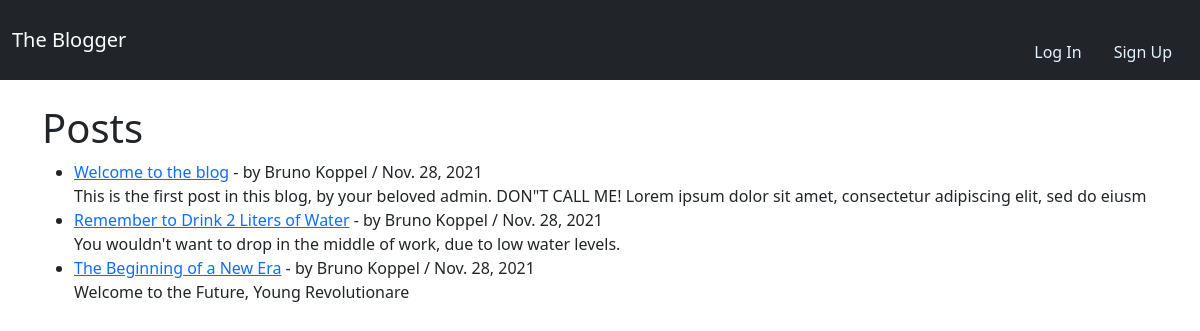
/, run on an earlier commit of the app's database.
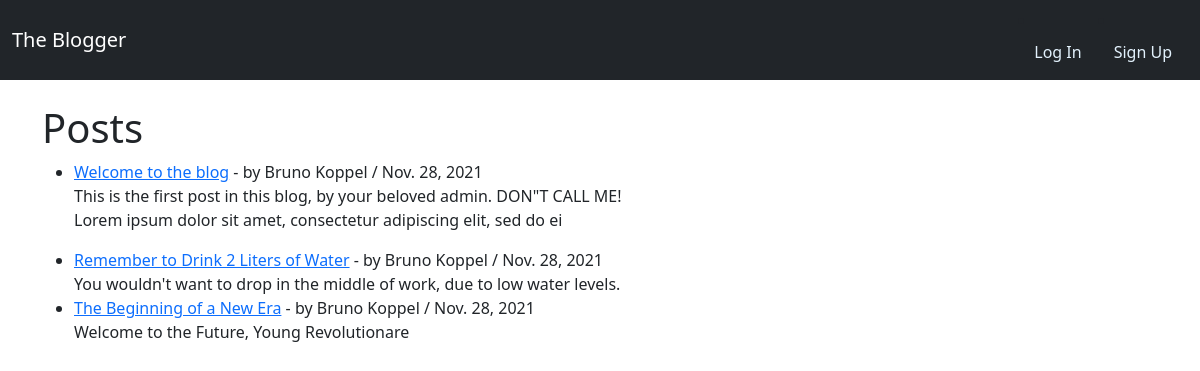
And on a later commit of the database.
### blogfeed/models.py (models this page shows, shortened)
class Post(models.Model):
  title = models.CharField(max_length=255)
  title_tag = models.CharField(max_length=255, default="the blogger")
  post_date = models.DateField(auto_now_add=True)
  author = models.ForeignKey(User, on_delete=models.CASCADE)
  body = models.TextField()
  date_added = models.DateTimeField(auto_now_add=True)
  category = models.CharField(max_length=255, default='uncategorized')

### blogfeed/views.py (the view)
# urls.py: path('', HomeView.as_view(), name="home"),
class HomeView(ListView):
  model = Post
  template_name = 'home.html'
  ordering=['-post_date']

### blogfeed/templates/home.html (shortened to what this page needs)
{% extends 'base.html' %}
{% block content %}
<h1>Posts</h1>
<ul>
{% for post in object_list %}
  <li>
    <a href="{% url 'post_details' post.pk %}">{{ post.title }}</a>
     - by {{ post.author.first_name }} {{ post.author.last_name }}  / {{ post.post_date }}
    <br/>
    {{ post.body | slice:":150" | safe }}
  </li>
{% endfor %}
</ul>
{% endblock %}

What changed in the data, as far as the page shows it:
changed Post "Welcome to the blog": body "This is the first post in this blog, by your beloved admin. DON\"T CALL ME! Lorem ipsum dolor sit amet, consectetur adipiscing elit, sed do eiusm" → "This is the first post in this blog, by your beloved admin. DON\"T CALL ME! Lorem ipsum dolor sit amet, consectetur adipiscing elit, sed do ei"
